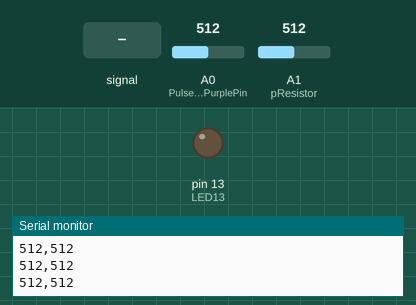
The sketch below on a simulated Arduino Uno, built with avr-gcc and run on an emulated ATmega328P. Parts: output pins drawn as LEDs (lit = HIGH), the last lines printed to the serial monitor. Dashed ring = blinking. The test bench sets the inputs (shaded band); at power-on: A0 (PulseSensorPurplePin) = 512, A1 (pResistor) = 512.

Above: at 1.2 s.
1.3 s: A0 (PulseSensorPurplePin) fed a 200 Hz sine of ±81 counts around its level
At 1.53 s:
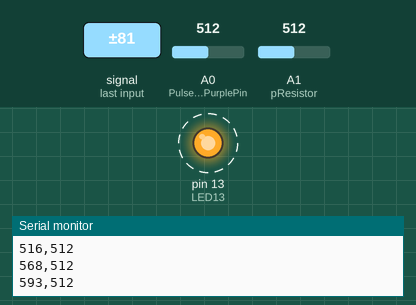
4.3 s: A0 (PulseSensorPurplePin) set to 560
5.8 s: A0 (PulseSensorPurplePin) set to 535
At 6.7 s:
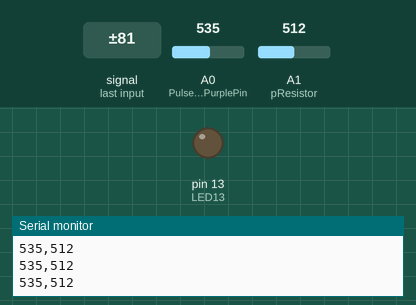
7.3 s: A0 (PulseSensorPurplePin) set to 716
At 7.8 s:
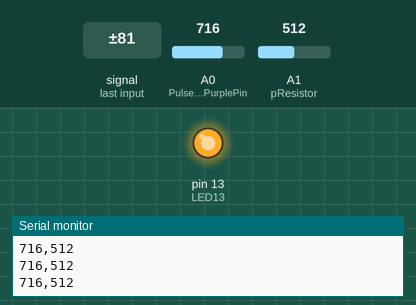
Timing chart, 0 to 9.8 s (numbered marks = the images above; inputs shaded):
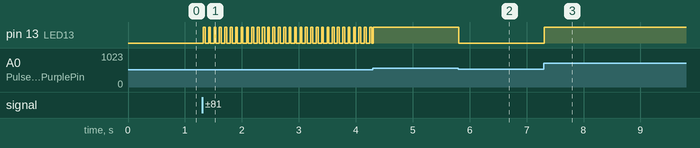

The sketch:

Pulse_Photoresistor.ino
```cpp
/*  PulseSensor Starter Project and Signal Tester
    The Best Way to Get Started  With, or See the Raw Signal of, your PulseSensor.com™ & Arduino.

    Here is a link to the tutorial
    https://pulsesensor.com/pages/code-and-guide

    WATCH ME (Tutorial Video):
    https://www.youtube.com/watch?v=RbB8NSRa5X4


  -------------------------------------------------------------
  1) This shows a live human Heartbeat Pulse.
  2) Live visualization in Arduino's Cool "Serial Plotter".
  3) Blink an LED on each Heartbeat.
  4) This is the direct Pulse Sensor's Signal.
  5) A great first-step in troubleshooting your circuit and connections.
  6) "Human-readable" code that is newbie friendly."

*/


//  Variables
int PulseSensorPurplePin = 0;        // Pulse Sensor PURPLE WIRE connected to ANALOG PIN 0
int LED13 = 13;   //  The on-board Arduion LED

const int pResistor = A1; //photoresistor analog pin
int pResistorValue;

int Signal;                // holds the incoming raw data. Signal value can range from 0-1024
int Threshold = 550;            // Determine which Signal to "count as a beat", and which to ingore.


// The SetUp Function:
void setup() {
  pinMode(pResistor, INPUT);
  pinMode(LED13, OUTPUT);        // pin that will blink to your heartbeat!
  Serial.begin(9600);         // Set's up Serial Communication at certain speed.
}

// The Main Loop Function
void loop() {
  pResistorValue = analogRead(pResistor);

  Signal = analogRead(PulseSensorPurplePin);  // Read the PulseSensor's value.
  // Assign this value to the "Signal" variable.

  //  Serial.println(Signal);                    // Send the Signal value to Serial Plotter.

  //send Pulse signal & photo resistor values to serial port
  Serial.print(Signal);   //pulse sensor reading
  Serial.print(",");
  Serial.println(pResistorValue);     //photo resistor reading

  if (Signal > Threshold) {                        // If the signal is above "550", then "turn-on" Arduino's on-Board LED.
    digitalWrite(LED13, HIGH);
  } else {
    digitalWrite(LED13, LOW);               //  Else, the sigal must be below "550", so "turn-off" this LED.
  }

  delay(10);
}
```

Measured:
- after the input at 1.3 s, pin 13 (LED13): alternates HIGH for 0.03 s and LOW for 0.06 s, starting at once
- after the input at 4.3 s, pin 13 (LED13): goes on until 4.3 s, then stays HIGH
- after the input at 5.8 s, pin 13 (LED13): HIGH → LOW at once
- after the input at 7.3 s, pin 13 (LED13): LOW → HIGH at once
